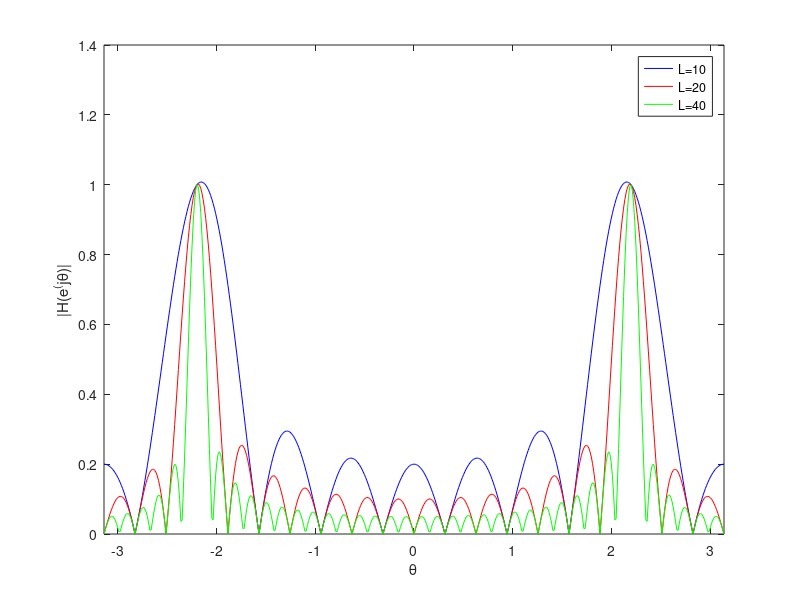

The MATLAB source for this figure:
theta = linspace(-pi,pi,501);
L1 = 10;
L2 = 20;
L3 = 40;
n1 = linspace(0,L1-1,L1);
n2 = linspace(0,L2-1,L2);
n3 = linspace(0,L3-1,L3);

Theta_C = 0.7*pi;
h2n1 = 2/L1 * cos(Theta_C*n1);
h2n2 = 2/L2 * cos(Theta_C*n2);
h2n3 = 2/L3 * cos(Theta_C*n3);


HH_10 = abs(freqz(h2n1,1,theta));
HH_20 = abs(freqz(h2n2,1,theta));
HH_40 = abs(freqz(h2n3,1,theta));


[~,posMax] = max(HH_10);
RightHH_10=find(HH_10(posMax:end)< (1/ sqrt(2)),1,'first'); %right
LeftHH_10=find(HH_10(posMax:-1:1)< (1/ sqrt(2)),1,'first'); %Left
 RightHH_10 = posMax-1 + RightHH_10;
 LeftHH_10 = posMax+1 - LeftHH_10;
Wpb_L10 = theta(RightHH_10) - theta(LeftHH_10)

[~,posMax] = max(HH_20);
RightHH_20=find(HH_20(posMax:end)< (1/ sqrt(2)),1,'first'); %right
LeftHH_20=find(HH_20(posMax:-1:1)< (1/ sqrt(2)),1,'first'); %Left
 RightHH_20 = posMax-1 + RightHH_20;
 LeftHH_20 = posMax+1 - LeftHH_20;
Wpb_L20 = theta(RightHH_20) - theta(LeftHH_20)

[~,posMax] = max(HH_40);
RightHH_40=find(HH_40(posMax:end)< (1/ sqrt(2)),1,'first'); %right
LeftHH_40=find(HH_40(posMax:-1:1)< (1/ sqrt(2)),1,'first'); %Left
 RightHH_40 = posMax-1 + RightHH_40;
 LeftHH_40 = posMax+1 - LeftHH_40;
Wpb_L40 = theta(RightHH_40) - theta(LeftHH_40)

plot(theta,HH_10,'b');
hold on;
plot(theta,HH_20,'r');
hold on;
plot(theta,HH_40,'g');
legend('L=10','L=20','L=40');
xlim([-pi,pi]);
ylabel('|H(e^(j\theta)|')
xlabel('\theta')
